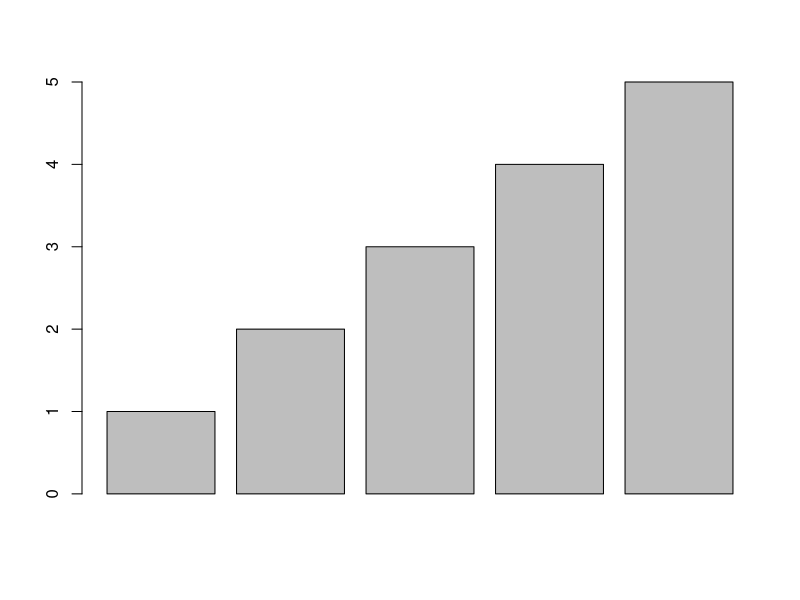

The R source for this figure:
## ---- chunk 1
barplot(1:5)
